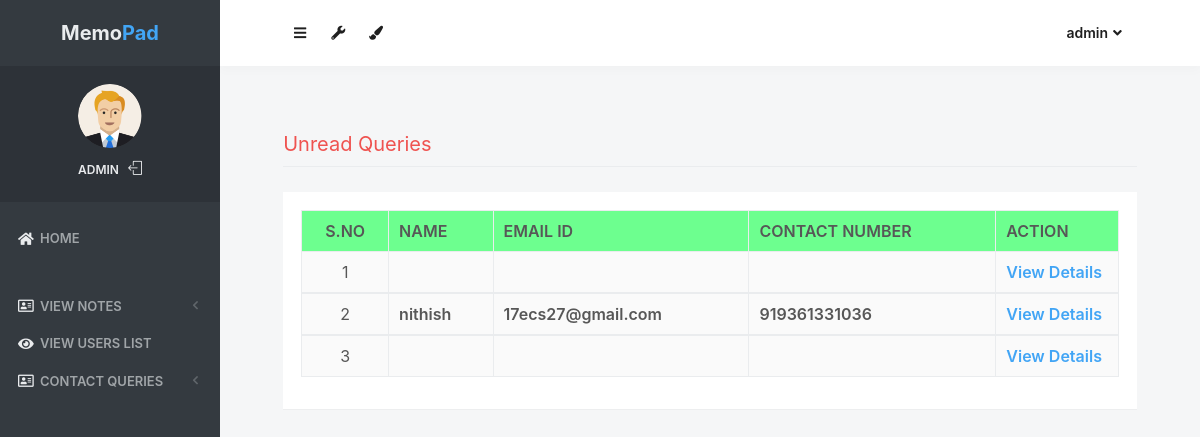
The app's page /unread_queries (signed in) with its own data.
### notes/models.py (models this page shows, shortened)
class Contact(models.Model):
    fullname = models.CharField(max_length=100, null=True)
    email = models.CharField(max_length=50, null=True)
    mobile = models.CharField(max_length=15, null=True)
    subject = models.CharField(max_length=100, null=True)
    message = models.CharField(max_length=300, null=True)
    msgdate = models.DateField(null=True)
    isread = models.CharField(max_length=10,null=True)

### notes/views.py (the view)
# urls.py: path('unread_queries', unread_queries, name='unread_queries'),
def unread_queries(request):
    if not request.user.is_authenticated:
        return redirect('login_admin')
    contact = Contact.objects.filter(isread="no")
    return render(request,'unread_queries.html', locals())

### notes/templates/unread_queries.html (shortened to what this page needs)
{% load static %}
<html lang="en" class="no-focus">
    <head>
        <link rel="stylesheet" href="{% static 'js/plugins/datatables/dataTables.bootstrap4.min.css' %}">
        <link rel="stylesheet" id="css-main" href="{% static 'css1/codebase.min.css' %}">
    </head>
    <body>
        <div id="page-container" class="sidebar-o sidebar-inverse side-scroll page-header-fixed main-content-narrow">
         {% include "sidebar.html" %}
            {% include "admin_nav.html" %}
            <main id="main-container">
                <div class="content">
                    <h2 class="content-heading text-danger">Unread Queries</h2>
                    <div class="block">
                        <div class="block-content block-content-full">
                            <table class="table table-bordered table-striped table-vcenter js-dataTable-full-pagination">
                                <thead class="text-grey" style="background-color : #6dff8f;">
                                    <tr>
                                        <th class="text-center">S.No</th>
                                        <th class="d-none d-sm-table-cell">Name</th>
                                        <th class="d-none d-sm-table-cell">Email ID</th>
                                        <th class="d-none d-sm-table-cell">Contact Number</th>
                                        <th class="d-none d-sm-table-cell" style="width: 15%;">Action</th>
                                    </tr>
                                </thead>
                                {% for i in contact %}
                                <tbody>
                                    <tr>
                                        <td class="text-center">{{forloop.counter}}</td>
                                        <td class="font-w600">{{i.fullname}}</td>
                                        <td class="font-w600">{{i.email}}</td>
                                        <td class="font-w600">{{i.mobile}}</td>
										<td class="font-w600"><a href="{% url 'view_queries' i.id %}" class="text-primary">View Details</a></td>
                                    </tr>
                                        {% endfor %}
                                </tbody>
                            </table>
                        </div>
                    </div>
                </div>
            </main>
</div>
 <link rel="stylesheet" href="https://use.fontawesome.com/releases/v5.6.3/css/all.css">
    </body>
</html>

### notes/templates/sidebar.html (shortened to what this page needs)
{% load static %}
   <nav id="sidebar">
                <div id="sidebar-scroll">
                    <div class="sidebar-content">
                        <div class="content-header content-header-fullrow px-15">
                            <div class="content-header-section text-center align-parent sidebar-mini-hidden">
                                <div class="content-header-item">
                                    <a class="link-effect font-w700" href="{% url 'admin_home' %}">
                                           <span class="font-size-xl text-dual-primary-dark">Memo</span><span class="font-size-xl text-primary">Pad</span>
                                    </a>
                                </div>
                            </div>
                        </div>
                        <div class="content-side content-side-full content-side-user px-10 align-parent">
                            <div class="sidebar-mini-hidden-b text-center">
                                <a class="img-link" href="be_pages_generic_profile.html">
                                    <img class="img-avatar" src="{% static 'img/avatars/user1.png' %}" alt="">
                                </a>
                                <ul class="list-inline mt-10">
                                    <li class="list-inline-item">
                                        <a class="link-effect text-dual-primary-dark font-size-xs font-w600 text-uppercase" href="{% url 'admin_home' %}">{{ request.user.username }}</a>
                                    </li>
                                    <li class="list-inline-item">
                                        <a class="link-effect text-dual-primary-dark" href="{% url 'logout' %}">
                                            <i class="si si-logout"></i>
                                        </a>
                                    </li>
                                </ul>
                            </div>
                        </div>
                        <div class="content-side content-side-full">
                            <ul class="nav-main">
                                <li class="open">
                                    <a href="{% url 'admin_home' %}"><i class="fas fa-home"></i><span class="sidebar-mini-hide">Home</span></a>
                                </li>
                                <li class="nav-main-heading"><span class="sidebar-mini-visible">UI</span></li>
                                <li>
                                    <a class="nav-submenu" data-toggle="nav-submenu"><i class="far fa-address-card"></i>View Notes</a>
                                </li>
                                <li>
                                    <a  href="{% url 'view_users' %}"><i class="fas fa-eye"></i><span class="sidebar-mini-hide">View Users list</span></a>
                                </li>
                                <li>
                                    <a class="nav-submenu" data-toggle="nav-submenu"><i class="far fa-address-card"></i>Contact Queries</a>
                                </li>
                           </ul>
                        </div>
                    </div>
                </div>
            </nav>

### notes/templates/admin_nav.html (shortened to what this page needs)
{% load static %}
            <header id="page-header">
                <div class="content-header">
                    <div class="content-header-section">
                        <button type="button" class="btn btn-circle btn-dual-secondary" data-toggle="layout" data-action="sidebar_toggle">
                            <i class="fa fa-navicon"></i>
                        </button>
                        <div class="btn-group" role="group">
                            <button type="button" class="btn btn-circle btn-dual-secondary" id="page-header-options-dropdown" data-toggle="dropdown" aria-haspopup="true" aria-expanded="false">
                                <i class="fa fa-wrench"></i>
                            </button>
                        </div>
                        <div class="btn-group" role="group">
                            <button type="button" class="btn btn-circle btn-dual-secondary" id="page-header-themes-dropdown" data-toggle="dropdown" aria-haspopup="true" aria-expanded="false">
                                <i class="fa fa-paint-brush"></i>
                            </button>
                        </div>
                    </div>
                    <div class="content-header-section">
                        <div class="btn-group" role="group">
                            <button type="button" class="btn btn-rounded btn-dual-secondary" id="page-header-user-dropdown" data-toggle="dropdown" aria-haspopup="true" aria-expanded="false">
                                {{ request.user.username}}<i class="fa fa-angle-down ml-5"></i>
                            </button>
                        </div>
                    </div>
                </div>
            </header>

### records on screen
Contact: fullname "nithish", email "17ecs27@gmail.com", mobile "919361331036"

### other values on screen
{{ request.user.username }} "ADMIN"
{{ request.user.username }} "admin"
